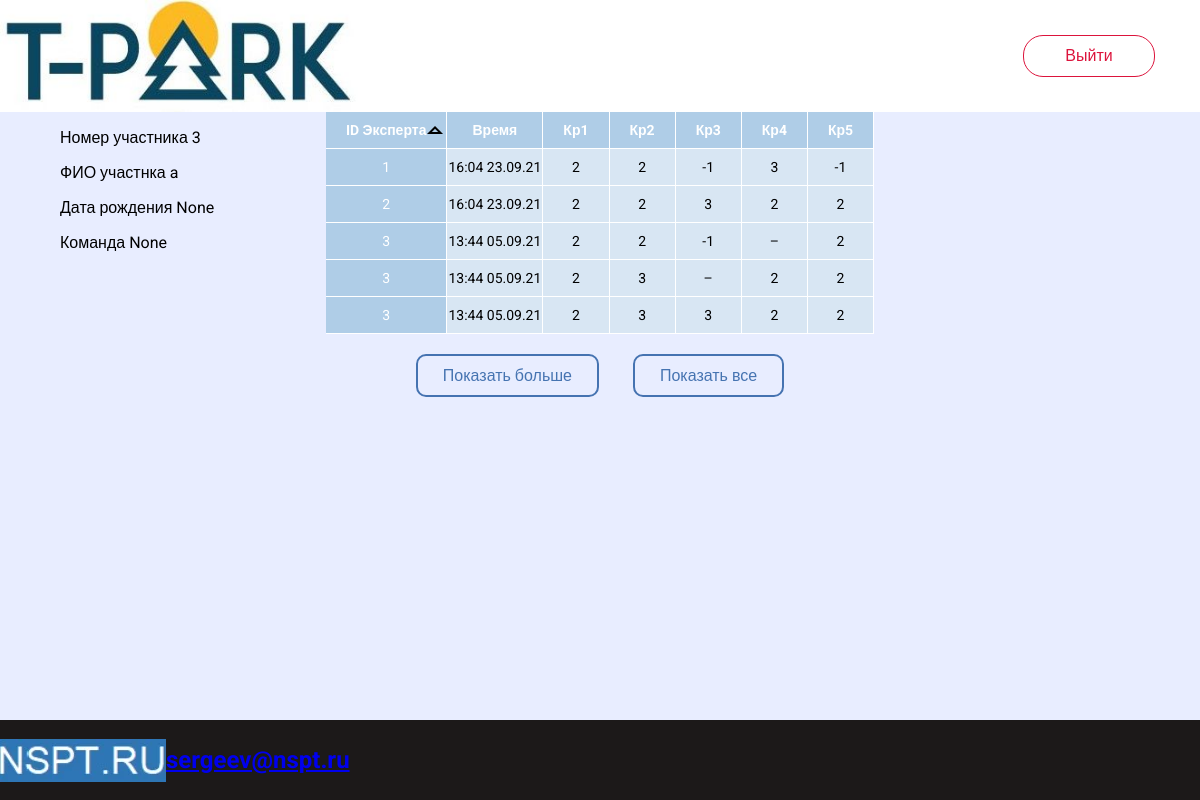
Page /user_grades_table/3 (signed in) on the committed database.
### app/models.py (models this page shows, shortened)
class User(UserMixin, db.Model):
    id = db.Column(db.Integer, unique=True, primary_key=True, autoincrement=True)
    username = db.Column(db.String(64))
    email = db.Column(db.String(128), index=True, unique=True)
    password_hash = db.Column(db.String(128))
    birthday = db.Column(db.Date)
    team = db.Column(db.String(32))
    grades = db.relationship('Grade', backref='user', lazy='dynamic')
    sum_grade_0 = db.Column(db.Float, default=0)
    sum_grade_1 = db.Column(db.Float, default=0)
    sum_grade_2 = db.Column(db.Float, default=0)
    sum_grade_3 = db.Column(db.Float, default=0)
    sum_grade_4 = db.Column(db.Float, default=0)
    sum_grade_all = db.Column(db.Float, default=0)

class ParametersName(db.Model):
    id = db.Column(db.Integer, primary_key=True, unique=True, autoincrement=True)
    name = db.Column(db.String(32))

class Grade(db.Model):
    __tablename__ = 'grade'
    id = db.Column(db.Integer, primary_key=True, unique=True, autoincrement=True)
    user_id = db.Column(db.Integer, db.ForeignKey('user.id'))
    expert_id = db.Column(db.String(64), db.ForeignKey('expert.id'))
    date = db.Column(db.DateTime, default=datetime.utcnow)
    parameter_0 = db.Column(db.Integer)
    parameter_1 = db.Column(db.Integer)
    parameter_2 = db.Column(db.Integer)
    parameter_3 = db.Column(db.Integer)
    parameter_4 = db.Column(db.Integer)

### app/main/routes.py (the view)
@bp.route('/user_grades_table/<user_id>', methods=['GET', 'POST'])
@login_required
def user_grades_table(user_id):
    grades = Grade.query.filter_by(user_id=user_id).order_by(Grade.expert_id).limit(5)
    user = User.query.filter_by(id=user_id).first()
    parameters_name = ParametersName.query.all()
    form = GradeForm()
    return render_template('user_grades_table.html', title='Rating', grades=grades, user=user,
                           ParName=parameters_name, user_id=user_id, form=form)

### app/models.py (called while the page is built, shortened)
@login.user_loader
def load_user(id):
    if int(id) < 10000:
        return User.query.get(int(id))

### app/templates/user_grades_table.html (shortened to what this page needs)
{% extends "main_0.html"%}
{%  block app_content %}
    <link rel="stylesheet"  href="{{ url_for('static', filename='admin_table.css')}}">
    <link rel="stylesheet"  href="{{ url_for('static', filename='user_grades_table.css')}}">
    <div class="info">
        <p>Номер участника {{ user.id }}</p>
        <p>ФИО участнка {{ user.username }}</p>
        <p>Дата рождения {{ user.birthday }}</p>
        <p>Команда {{ user.team }}</p>
    </div>
    <div class="table-wrap">
        <table class="table-sort">
            <thead>
            <tr>
                <th id="expert_id" class="sort" data-order="1" onclick="sort(this.id, {{ user_id }})">ID Эксперта</th>
                <th id="date" class="sort" data-order="0" onclick="sort(this.id, {{ user_id }})">Время</th>
                {% set i = namespace(a=0) %}
                {% for parameter in ParName %}
                    <th id="parameter{{ i.a }}">{{ parameter.name }}</th>
                    {% set i.a = i.a + 1 %}
                {% endfor %}
            </tr>
            </thead>
            <tbody id="tbody">
            {% set i.a = 0 %}
            {% for grade in grades %}
                <tr id="number_str{{ i.a }}">
                    <td id="expert_id{{ i.a }}">
                        {% if grade.expert_id %}
                            {{ grade.expert_id }}
                        {% else %}
                            –
                        {% endif %}
                    </td>
                    <td id="date{{ i.a }}">
                        {% if grade.date %}
                            {{ grade.date.strftime('%H:%M %d.%m.%y') }}
                        {% else %}
                            –
                        {% endif %}
                    </td>
                    {% for j in range(10) %}
                        {% if grade.__dict__['parameter_{}'.format(j)] is defined %}
                            <td id="parameter_{{ j }}{{ i.a }}">{% if grade.__dict__['parameter_{}'.format(j)] != 0 %}{{ grade.__dict__['parameter_{}'.format(j)] }}{% else %}–{% endif %}</td>
                        {% endif %}
                    {% endfor %}
                </tr>
                {% set i.a = i.a + 1 %}
            {% endfor %}
            </tbody>
        </table>
        <div class="show">
            <a class="show_btn" href="javascript:show_more(2, {{ user_id }})">
                Показать больше</a>
            <a class="show_btn" href="javascript:show_more(10000, {{ user_id }})">
                Показать все</a>
        </div>
    </div>
{% endblock %}

### app/static/main_0.css (style rules this page uses)
body { justify-content: center; align-items: center; height: 100vh; font-family: 'Roboto', sans-serif; background-color: #e8edff; margin: 0; }

### app/static/admin_table.css (style rules this page uses)
.table-wrap { overflow-x: auto; }
.table-sort { overflow-x: auto; margin: auto; justify-content: space-around; vertical-align: middle; align-items: center; cursor: pointer; }
.show_btn { margin: 0 15px; text-decoration: none; padding: 10px 25px; font-family: 'Roboto', sans-serif; font-weight: 500; color: rgba(0, 64, 144, 0.7); background: transparent; outline: none !important; cursor: pointer; -webkit-transition: all 0.2s ease; transition: all 0.2s ease; position: relative; display: inline-block; border: 2px solid rgba(0, 64, 144, 0.7); border-radius: 10px; }
.show_btn:not(active) { box-shadow: 0 0 0 0; transform: scale(1); }
.show { text-align: center; margin: 20px auto; }
table { font-family: 'Roboto', sans-serif; font-size: 14px; border-collapse: collapse; text-align: center; }
th, td:first-child { background: #AFCDE7; color: white; padding: 10px 20px; margin: auto; }
th { cursor: pointer; border-style: solid; border-width: 0 1px 1px 0; border-color: white; }
td { border-style: solid; border-width: 0 1px 1px 0; border-color: white; background: #D8E6F3; margin: auto; }
th:first-child, td:first-child { text-align: center; }
.show { display:block; }
th.sort[data-order="1"], th.sort[data-order="-1"] { position: relative; }
th.sort[data-order="1"]::after, th.sort[data-order="-1"]::after { position: absolute; right: 3px; top: 41%; }
th.sort[data-order="1"]::after { content: url("arrowDown.png"); transform: rotate(180deg); }

### app/static/user_grades_table.css (style rules this page uses)
.info { position: absolute; float: left; margin-left: 5%; }

### rows in the picture
User: id "3", username "a", birthday "None", team "None"
ParametersName: name "Кр1"
ParametersName: name "Кр2"
ParametersName: name "Кр3"
ParametersName: name "Кр4"
ParametersName: name "Кр5"
Grade: expert_id "1", date "16:04 23.09.21", __dict__ "2" "2" "-1" "3" "-1"
Grade: expert_id "2", date "16:04 23.09.21", __dict__ "2" "2" "3" "2" "2"
Grade: expert_id "3", date "13:44 05.09.21", __dict__ "2" "2" "-1" "2"
Grade: expert_id "3", date "13:44 05.09.21", __dict__ "2" "3" "2" "2"
Grade: expert_id "3", date "13:44 05.09.21", __dict__ "2" "3" "3" "2" "2"
